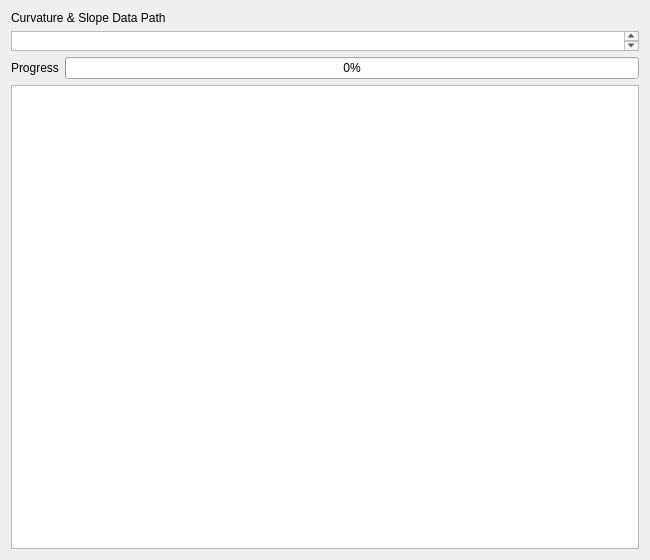
<?xml version="1.0" encoding="UTF-8"?>
<ui version="4.0">
 <class>CurvatureSlopeTablesUpdateWnd</class>
 <widget class="QWidget" name="CurvatureSlopeTablesUpdateWnd">
  <property name="geometry">
   <rect>
    <x>0</x>
    <y>0</y>
    <width>650</width>
    <height>560</height>
   </rect>
  </property>
  <property name="windowTitle">
   <string>Update Curvature &amp; Slope</string>
  </property>
  <layout class="QVBoxLayout" name="verticalLayout_2">
   <item>
    <layout class="QVBoxLayout" name="verticalLayout">
     <item>
      <widget class="QLabel" name="label">
       <property name="sizePolicy">
        <sizepolicy hsizetype="Preferred" vsizetype="Preferred">
         <horstretch>0</horstretch>
         <verstretch>0</verstretch>
        </sizepolicy>
       </property>
       <property name="text">
        <string>Curvature &amp; Slope Data Path</string>
       </property>
      </widget>
     </item>
     <item>
      <widget class="QTextEdit" name="pathEdt">
       <property name="sizePolicy">
        <sizepolicy hsizetype="Expanding" vsizetype="Fixed">
         <horstretch>0</horstretch>
         <verstretch>0</verstretch>
        </sizepolicy>
       </property>
       <property name="maximumSize">
        <size>
         <width>16777215</width>
         <height>20</height>
        </size>
       </property>
       <property name="readOnly">
        <bool>true</bool>
       </property>
      </widget>
     </item>
    </layout>
   </item>
   <item>
    <layout class="QHBoxLayout" name="horizontalLayout_5">
     <item>
      <widget class="QLabel" name="label_6">
       <property name="text">
        <string>Progress</string>
       </property>
      </widget>
     </item>
     <item>
      <widget class="QProgressBar" name="progressBar">
       <property name="value">
        <number>0</number>
       </property>
      </widget>
     </item>
    </layout>
   </item>
   <item>
    <widget class="QPlainTextEdit" name="logEdt"/>
   </item>
  </layout>
 </widget>
 <resources/>
 <connections/>
</ui>
